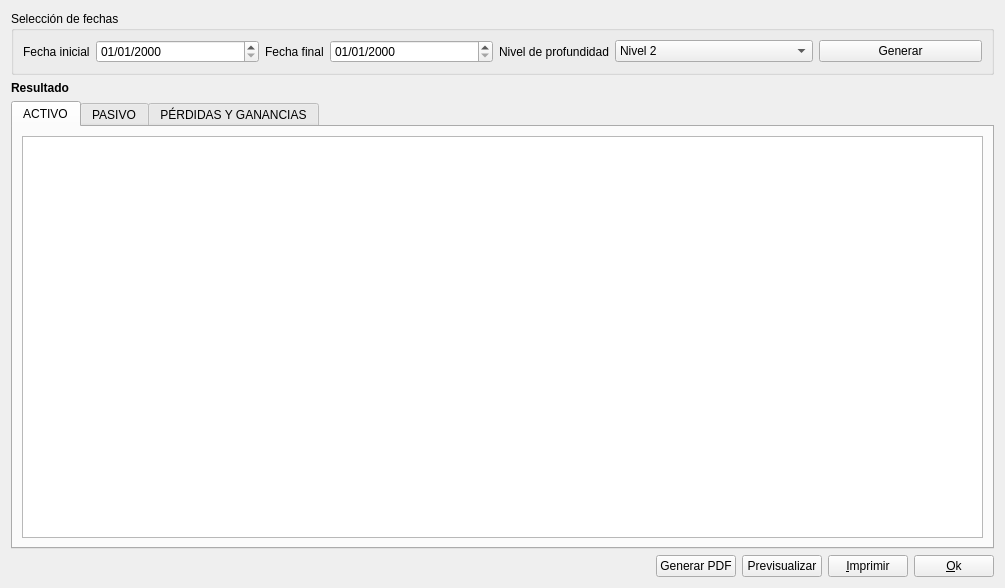
<?xml version="1.0" encoding="UTF-8"?>
<ui version="4.0">
 <class>Form</class>
 <widget class="QWidget" name="Form">
  <property name="geometry">
   <rect>
    <x>0</x>
    <y>0</y>
    <width>1005</width>
    <height>588</height>
   </rect>
  </property>
  <property name="windowTitle">
   <string>AlephERP - Generación de Balance de Situación</string>
  </property>
  <layout class="QGridLayout" name="gridLayout">
   <item row="2" column="0" colspan="5">
    <widget class="QTabWidget" name="tabWidget">
     <property name="currentIndex">
      <number>0</number>
     </property>
     <widget class="QWidget" name="tab">
      <attribute name="title">
       <string>ACTIVO</string>
      </attribute>
      <layout class="QVBoxLayout" name="verticalLayout">
       <item>
        <widget class="QTextEdit" name="textEditActivo"/>
       </item>
      </layout>
     </widget>
     <widget class="QWidget" name="tab_2">
      <attribute name="title">
       <string>PASIVO</string>
      </attribute>
      <layout class="QVBoxLayout" name="verticalLayout_2">
       <item>
        <widget class="QTextEdit" name="textEditPasivo"/>
       </item>
      </layout>
     </widget>
     <widget class="QWidget" name="tab_3">
      <attribute name="title">
       <string>PÉRDIDAS Y GANANCIAS</string>
      </attribute>
      <layout class="QVBoxLayout" name="verticalLayout_3">
       <item>
        <widget class="QTextEdit" name="textEditPyG"/>
       </item>
      </layout>
     </widget>
    </widget>
   </item>
   <item row="3" column="0">
    <spacer name="horizontalSpacer_2">
     <property name="orientation">
      <enum>Qt::Horizontal</enum>
     </property>
     <property name="sizeHint" stdset="0">
      <size>
       <width>901</width>
       <height>20</height>
      </size>
     </property>
    </spacer>
   </item>
   <item row="3" column="4">
    <widget class="QPushButton" name="pbOk">
     <property name="text">
      <string>&amp;Ok</string>
     </property>
    </widget>
   </item>
   <item row="3" column="1">
    <widget class="QPushButton" name="pbPDF">
     <property name="text">
      <string>Generar PDF</string>
     </property>
    </widget>
   </item>
   <item row="1" column="0">
    <widget class="QLabel" name="label_3">
     <property name="font">
      <font>
       <weight>75</weight>
       <bold>true</bold>
      </font>
     </property>
     <property name="text">
      <string>Resultado</string>
     </property>
    </widget>
   </item>
   <item row="0" column="0" colspan="5">
    <widget class="QGroupBox" name="groupBox">
     <property name="title">
      <string>Selección de fechas</string>
     </property>
     <layout class="QHBoxLayout" name="horizontalLayout">
      <item>
       <widget class="QLabel" name="label">
        <property name="sizePolicy">
         <sizepolicy hsizetype="Maximum" vsizetype="Preferred">
          <horstretch>0</horstretch>
          <verstretch>0</verstretch>
         </sizepolicy>
        </property>
        <property name="text">
         <string>Fecha inicial</string>
        </property>
       </widget>
      </item>
      <item>
       <widget class="DBDateTimeEdit" name="db_fechainicial">
        <property name="sizePolicy">
         <sizepolicy hsizetype="Preferred" vsizetype="Fixed">
          <horstretch>0</horstretch>
          <verstretch>0</verstretch>
         </sizepolicy>
        </property>
        <property name="displayFormat">
         <string>dd/MM/yyyy</string>
        </property>
        <property name="dataEditable">
         <bool>true</bool>
        </property>
       </widget>
      </item>
      <item>
       <widget class="QLabel" name="label_2">
        <property name="sizePolicy">
         <sizepolicy hsizetype="Maximum" vsizetype="Preferred">
          <horstretch>0</horstretch>
          <verstretch>0</verstretch>
         </sizepolicy>
        </property>
        <property name="text">
         <string>Fecha final</string>
        </property>
       </widget>
      </item>
      <item>
       <widget class="DBDateTimeEdit" name="db_fechafinal">
        <property name="sizePolicy">
         <sizepolicy hsizetype="Preferred" vsizetype="Fixed">
          <horstretch>0</horstretch>
          <verstretch>0</verstretch>
         </sizepolicy>
        </property>
        <property name="displayFormat">
         <string>dd/MM/yyyy</string>
        </property>
        <property name="dataEditable">
         <bool>true</bool>
        </property>
       </widget>
      </item>
      <item>
       <widget class="QLabel" name="label_4">
        <property name="sizePolicy">
         <sizepolicy hsizetype="Maximum" vsizetype="Preferred">
          <horstretch>0</horstretch>
          <verstretch>0</verstretch>
         </sizepolicy>
        </property>
        <property name="text">
         <string>Nivel de profundidad</string>
        </property>
       </widget>
      </item>
      <item>
       <widget class="QComboBox" name="cbNivel">
        <item>
         <property name="text">
          <string>Nivel 2</string>
         </property>
        </item>
        <item>
         <property name="text">
          <string>Nivel 3</string>
         </property>
        </item>
        <item>
         <property name="text">
          <string>Nivel 4 (cuentas contables)</string>
         </property>
        </item>
        <item>
         <property name="text">
          <string>Nivel 5 (subcuentas contables)</string>
         </property>
        </item>
       </widget>
      </item>
      <item>
       <widget class="QPushButton" name="pbGenerar">
        <property name="text">
         <string>Generar</string>
        </property>
       </widget>
      </item>
     </layout>
    </widget>
   </item>
   <item row="3" column="2">
    <widget class="QPushButton" name="pbPrintPreview">
     <property name="text">
      <string>Previsualizar</string>
     </property>
    </widget>
   </item>
   <item row="3" column="3">
    <widget class="QPushButton" name="pbPrint">
     <property name="text">
      <string>&amp;Imprimir</string>
     </property>
    </widget>
   </item>
  </layout>
 </widget>
 <customwidgets>
  <customwidget>
   <class>DBDateTimeEdit</class>
   <extends>QDateTimeEdit</extends>
   <header>widgets/dbdatetimeedit.h</header>
  </customwidget>
 </customwidgets>
 <resources/>
 <connections/>
</ui>
